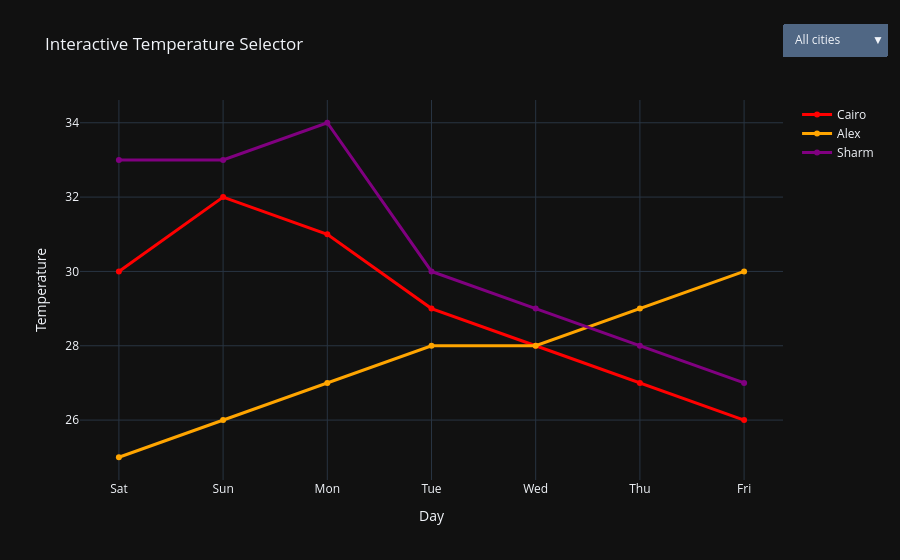

The code cell stored with this chart in its notebook:
### Code cell
# Filttered chart
fig = go.Figure()
fig.add_trace(go.Scatter(
    x=days,
    y=cairo,
    mode='lines+markers',
    name='Cairo',
    line=dict(color='red', width=3)
))
fig.add_trace(go.Scatter(
    x=days,
    y=alex,
    mode='lines+markers',
    name='Alex',
    line=dict(color='orange', width=3)
))
fig.add_trace(go.Scatter(
    x=days,
    y=sharm,
    mode='lines+markers',
    name='Sharm',
    line=dict(color='purple', width=3)
))
fig.update_layout(
    updatemenus = [
        dict(
            type = "dropdown",
            x = 1.15 , y = 1.2,
            buttons = [
                dict(label = "All cities", method = "update",
                     args = [{"visible":[True,True,True]},{"title":"All cities"}]),
                dict(label = "Cairo only", method = "update",
                     args = [{"visible":[True,False,False]},{"title":"All cities"}]),
                dict(label = "Alex only", method = "update",
                     args = [{"visible":[False,True,False]},{"title":"All cities"}]),
                dict(label = "Sharm only", method = "update",
                     args = [{"visible":[False,False,True]},{"title":"All cities"}]),
            ]
        )
    ],
    title = "Interactive Temperature Selector",
    xaxis_title = "Day",
    yaxis_title = "Temperature",
    template = "plotly_dark",
)

### Figure 1 — Plotly figure (JSON) as saved in the notebook; plotly's stock layout.template omitted (floating-point values rounded to 4 significant figures)
{"data": [{"line": {"color": "red", "width": 3}, "mode": "lines+markers", "name": "Cairo", "x": ["Sat", "Sun", "Mon", "Tue", "Wed", "Thu", "Fri"], "y": [30, 32, 31, 29, 28, 27, 26], "type": "scatter"}, {"line": {"color": "orange", "width": 3}, "mode": "lines+markers", "name": "Alex", "x": ["Sat", "Sun", "Mon", "Tue", "Wed", "Thu", "Fri"], "y": [25, 26, 27, 28, 28, 29, 30], "type": "scatter"}, {"line": {"color": "purple", "width": 3}, "mode": "lines+markers", "name": "Sharm", "x": ["Sat", "Sun", "Mon", "Tue", "Wed", "Thu", "Fri"], "y": [33, 33, 34, 30, 29, 28, 27], "type": "scatter"}], "layout": {"updatemenus": [{"buttons": [{"args": [{"visible": [true, true, true]}, {"title": "All cities"}], "label": "All cities", "method": "update"}, {"args": [{"visible": [true, false, false]}, {"title": "All cities"}], "label": "Cairo only", "method": "update"}, {"args": [{"visible": [false, true, false]}, {"title": "All cities"}], "label": "Alex only", "method": "update"}, {"args": [{"visible": [false, false, true]}, {"title": "All cities"}], "label": "Sharm only", "method": "update"}], "type": "dropdown", "x": 1.15, "y": 1.2}], "title": {"text": "Interactive Temperature Selector"}, "xaxis": {"title": {"text": "Day"}}, "yaxis": {"title": {"text": "Temperature"}}}}
